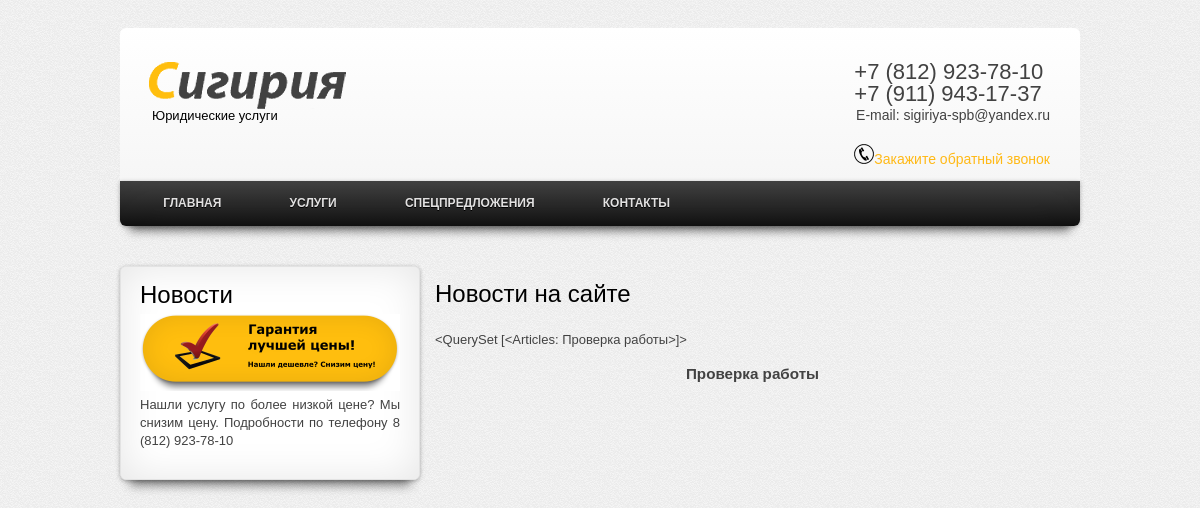
Before: / with the older database file.
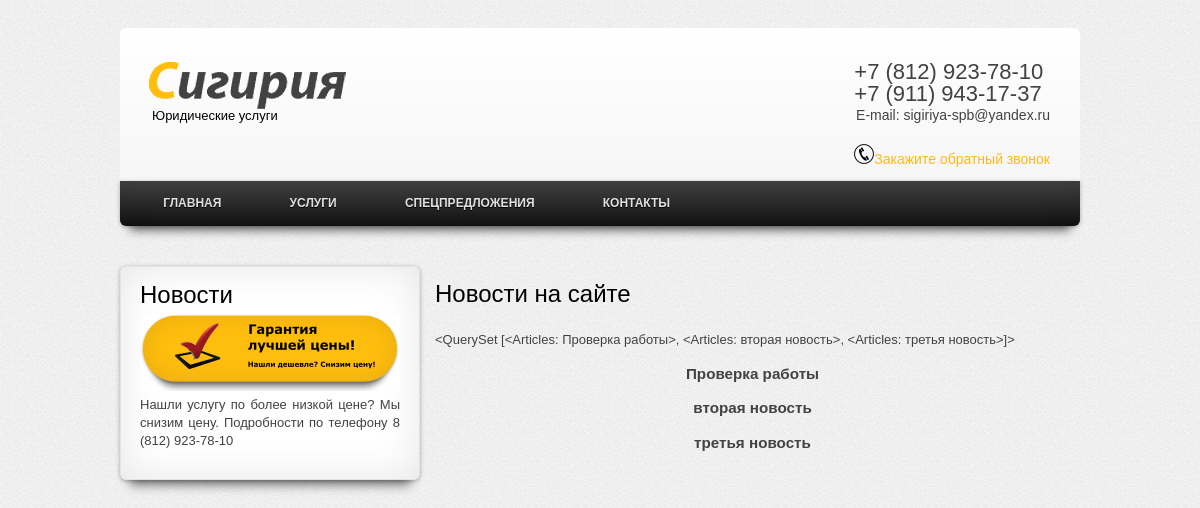
After: the same page with the newer database file.
### news/models.py (models this page shows)
class Articles(models.Model):
    title = models.CharField('Название', max_length=50)
    аnons = models.CharField('Анонс', max_length=150)
    full_text = models.TextField('Статья')
    created_at = models.DateTimeField('Дата публикации', null = True)
    def __str__(self):
        return self.title
    class Meta:
        verbose_name = 'Новость'
        verbose_name_plural = 'Новости'

### news/views.py (the view)
# urls.py: path('', views.index, name='index'),
def index(request):
    news = Articles.objects.all()
    return render(request, 'news/news_home.html', {'news': news})

### news/templates/news/news_home.html (shortened to what this page needs)
<!DOCTYPE html>
<html lang="en">
<head>
{% extends 'main/layout.html' %}
{% block content %}
    <h1>Новости на сайте</h1>
    <p>{{ news }}</p>
    {% for el in news %}
        <div>
            <h3>{{  el.title }}</h3>
        </div>
    {% endfor %}
{% endblock %}

### main/templates/main/layout.html (shortened to what this page needs)
{% load static %}
<!DOCTYPE html>
<html lang="ru">
<head>
    <link href="{% static 'main/css/main.css' %}" rel="stylesheet">
</head>
<body>
<div id="rt-header">
	<div class="rt-container">
		<div class="rt-grid-4 rt-alpha">
			<div class="rt-block">
				<a href="{% url 'index' %}" id="rt-logo"><span style="color: black;display: block; padding-top: 54px;padding-left: 12px;">Юридические услуги</span></a>
			</div>
		</div>
		<div class="rt-grid-8 rt-omega">
			<div class="top_menu">
				<div class="rt-block"><br>
					<span style="font-size: 22px;">+7 (812) 923-78-10</span><br>
					<span style="font-size: 22px;">+7 (911) 943-17-37</span><br>
					<span style="font-size: 14px;float: right;">E-mail: sigiriya-spb@yandex.ru</span><br><br>
					<span style="font-size: 14px;float: right;"><a href="callme.php"><img src="img/tlf2.gif" width="20" alt="">Закажите обратный звонок</a></span>
				</div>
			</div>
		</div>
	</div>
</div>
    <div id="menu1">
        <ul id="menu">
            <li><a href="{% url 'home' %}">Главная</a></li>
            <li><a href="#">Услуги</a>
            </li>
            <li><a href="{% url 'spec' %}">Спецпредложения</a></li>
            <li><a href="{% url 'contact' %}">Контакты</a></li>
        </ul>
    </div>
<div class="pole">
    <div class="news">
        <p id="news_top">Новости</p>
        <div class="garant"><img src="{% static 'main/img/gar.png' %}" alt="Гарантия низких цен"><br></div>
        <p>Нашли услугу по более низкой цене? Мы снизим цену. Подробности по телефону 8 (812) 923-78-10</p>
    </div>
<div id="glavnaya">
    {% block content %}
    {% endblock %}
</div>
</div>
</body>
</html>

### main/static/main/css/main.css (style rules this page uses)
html, body { height : 100%; margin-bottom : 1px; }
h3 { text-align : center; }
body { font-family : Verdana, Arial, Helvetica, sans-serif; font-size : 13px; line-height : 19px; color : #424242; background : url(../img/fon.gif) repeat #fff; min-width : 960px; display : block; }
p { margin : 0 0 10px 0; }
#rt-header { border-radius : 6px 6px 0 0; width : 960px; margin : 28px auto 0 auto; background : linear-gradient(to bottom, #ffffff, #f6f6f6); height : 118px; padding : 15px 0 20px; }
.rt-container { margin : 0 -10px; background : none; width : 960px; }
.rt-container .rt-grid-4 { width : 300px; }
.rt-grid-4, .rt-grid-8 { display : inline; float : left; position : relative; margin-left : 10px; }
#rt-logo { background : url(../img/logo.png) top left no-repeat; width : 250px; height : 75px; margin : 9px 0 0 20px; display : block; }
body a { color : #ffb916; }
a { text-decoration : none; outline : none; }
.rt-container .rt-grid-8 { width : 620px; margin-right : 20px; }
.top_menu { float : right; }
#menu { cursor : pointer; }
#menu1 { width : 960px; margin : 0 auto 10px auto; height : 45px; clear : both; }
#menu { height : 77%; width : 100%; margin : 0; padding : 10px 0 0 0; list-style : none; background : linear-gradient(#444, #111); border-radius : 0 0 6px 6px; box-shadow : 0 15px 10px -10px rgb(0 0 0 / 0.5), 0 1px 4px rgb(0 0 0 / 0.3), 0 0 40px rgb(0 0 0 / 0.1) inset; }
#menu li { float : left; padding : 0 0 10px 0; position : relative; list-style : none; }
#menu a { float : left; height : 25px; padding : 0 25px; color : #E2E1E1; text-transform : uppercase; font : bold 12px/25px Verdana, Arial, Helvetica; text-decoration : none; text-shadow : 0 1px 0 #000; }
.pole { margin : 20px auto; width : 960px; height : auto; }
.news { border : #e3e3e3 solid 1px; border-radius : 6px; width : 260px; margin : 20px 0 0 0; background : #ffffff; height : auto; float : left; position : relative; text-align : justify; line-height : 18px; box-shadow : 0 15px 10px -10px rgb(0 0 0 / 0.5), 0 1px 4px rgb(0 0 0 / 0.3), 0 0 40px rgb(0 0 0 / 0.1) inset; padding : 19px; font-size : 13px; }
#news_top { vertical-align : top; font-size : 24px; color : black; font-weight : normal; }
#glavnaya { margin : 28px 10px 0 10px; width : 635px; float : right; text-align : justify; }
h1 { color : black; line-height : 40px; font-size : 24px; margin-top : 0; font-weight : normal; }
ul li { margin : 0 0 0.8em 1.4em; }
img { border : 0; }

Changed rows visible on the page:
computed for Articles "Проверка работы": title.title "<QuerySet [<Articles: Проверка работы>]>" → "<QuerySet [<Articles: Проверка работы>, <Articles: вторая новость>, <Articles: третья новость>]>"
added Articles: title "вторая новость"
added Articles: title "третья новость"
